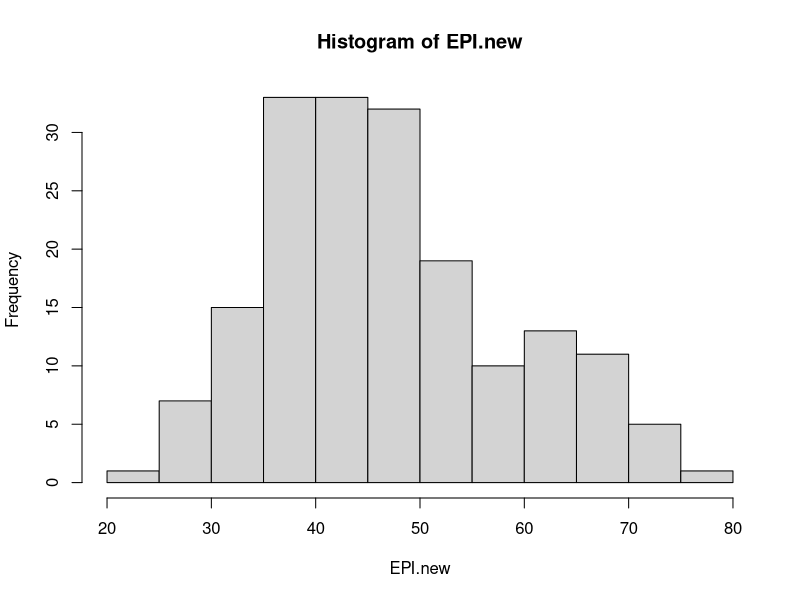
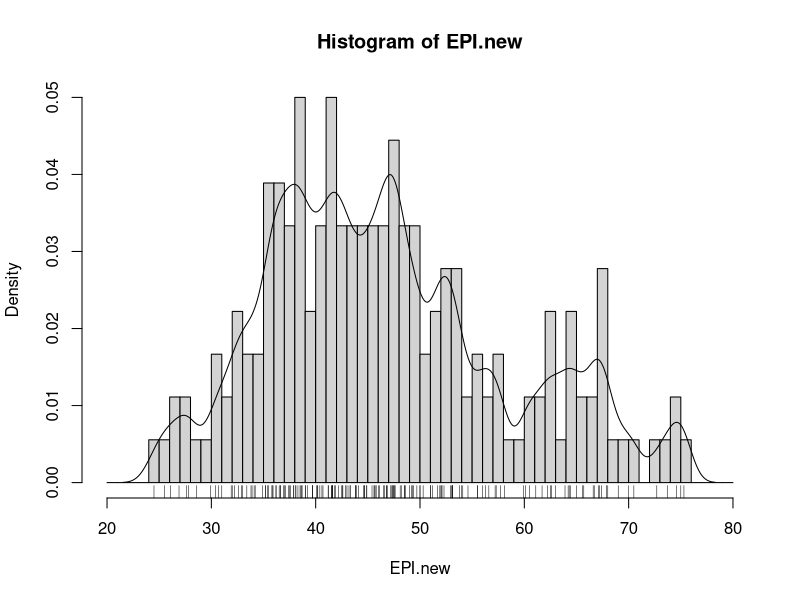
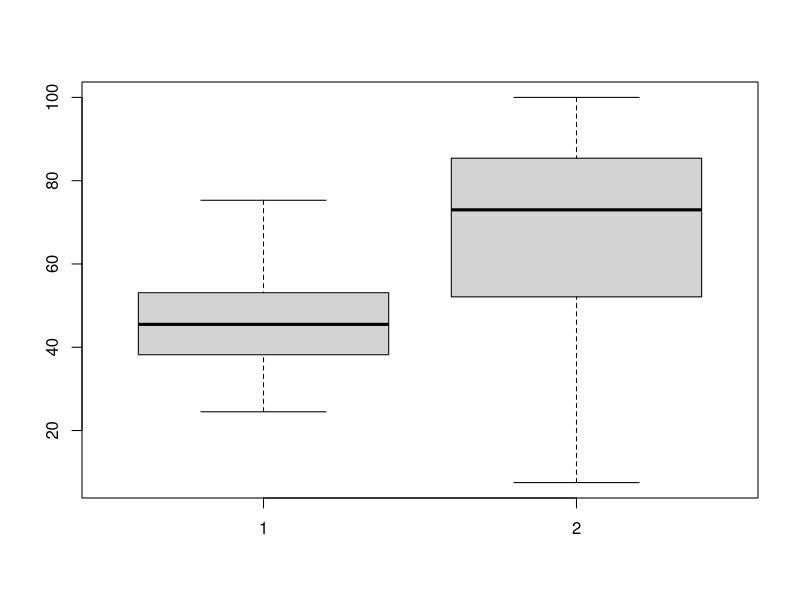
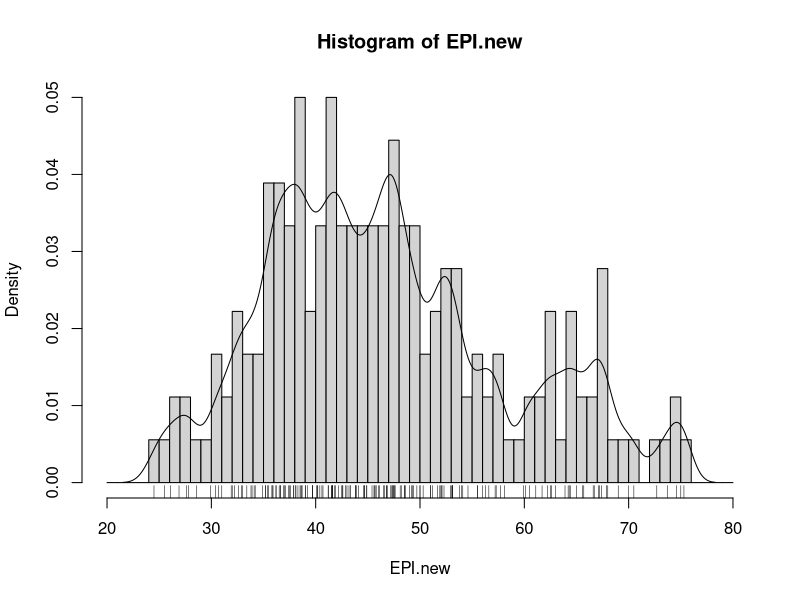
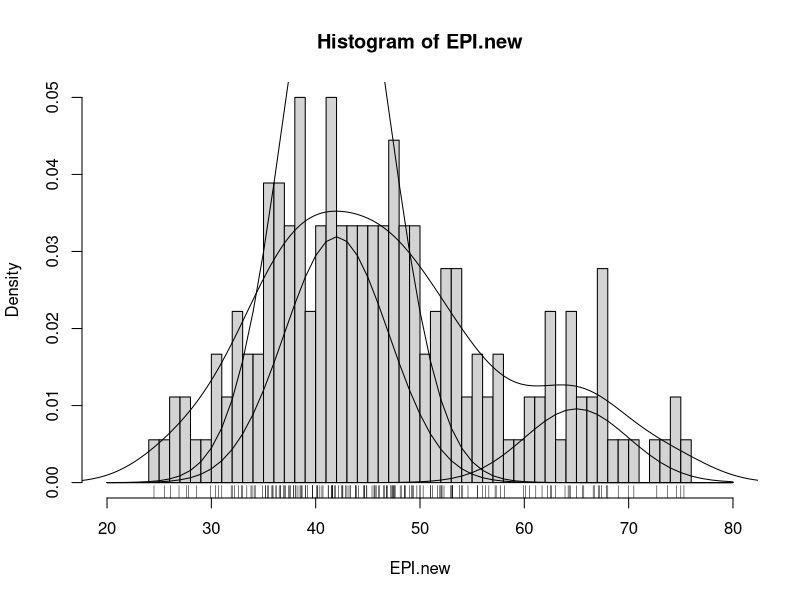
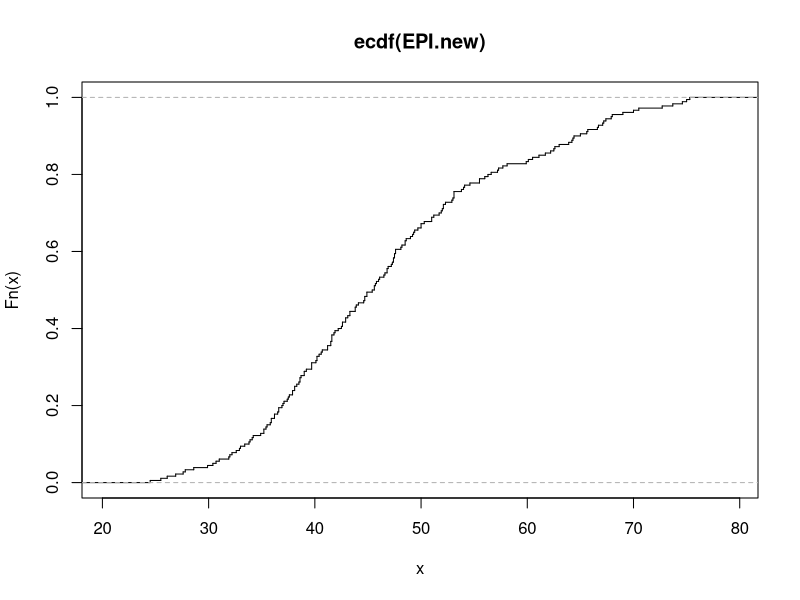
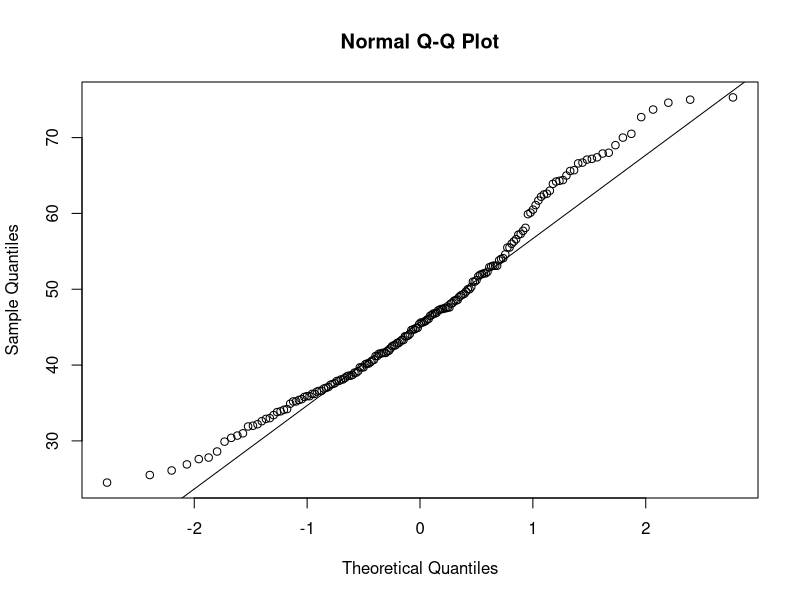
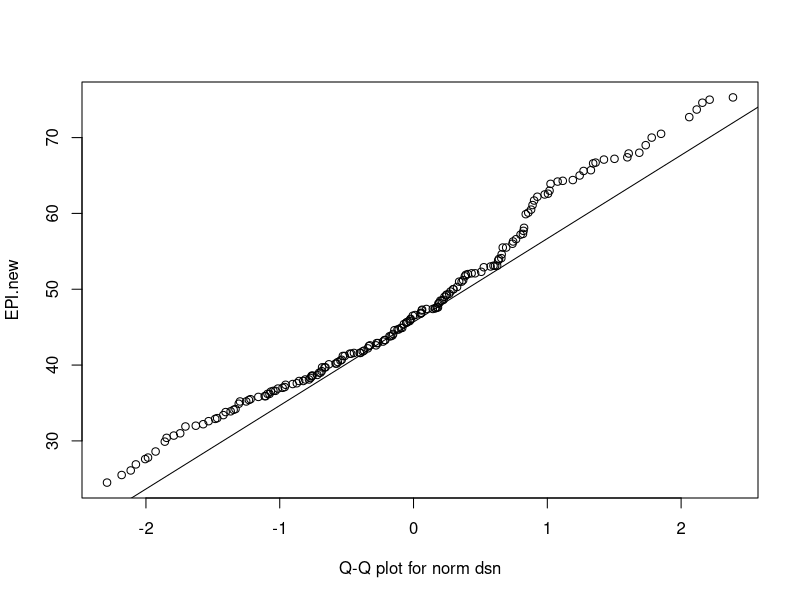

These figures' R source, in order:
# Reading Data
EPI_data <- read.csv("epi2024results06022024.csv")

attach(EPI_data)

EPI.new

#Cleaning Data
NAs <- is.na(EPI.new)

EPI.new.noNAs <- EPI.new[!NAs]

# Exercise 1
summary(EPI.new)
fivenum(EPI.new,na.rm=TRUE)
stem(EPI.new)
hist(EPI.new)

hist(EPI.new, seq(20., 80., 1.0), prob=TRUE)

lines(density(EPI.new,na.rm=TRUE,bw=1.))

rug(EPI.new)

boxplot(EPI.new, APO.new)

hist(EPI.new, seq(20., 80., 1.0), prob=TRUE)

lines (density(EPI.new,na.rm=TRUE,bw=1.))

rug(EPI.new)

hist(EPI.new, seq(20., 80., 1.0), prob=TRUE)

lines (density(EPI.new,na.rm=TRUE,bw="SJ")) 

rug(EPI.new)

x<-seq(20,80,1) 
q<- dnorm(x,mean=42, sd=5,log=FALSE) 
lines(x,q)
lines(x,.4*q) 
q<-dnorm(x,mean=65, sd=5,log=FALSE) 
lines(x,.12*q) 

# Exercise 2

plot(ecdf(EPI.new), do.points=FALSE, verticals=TRUE) 
qqnorm(EPI.new); qqline(EPI.new) 
qqplot(rnorm(250), EPI.new, xlab = "Q-Q plot for norm dsn") 
qqline(EPI.new)

qqplot(rt(250, df = 5), EPI.new, xlab = "Q-Q plot for t dsn") 
qqline(EPI.new)


plot(ecdf(APO.new), do.points=FALSE, verticals=TRUE) 
qqnorm(APO.new); qqline(APO.new) 
qqplot(rnorm(250), APO.new, xlab = "Q-Q plot for norm dsn") 
qqline(APO.new)

qqplot(rt(250, df = 5), APO.new, xlab = "Q-Q plot for t dsn") 
qqline(APO.new)


plot(ecdf(WRS.new), do.points=FALSE, verticals=TRUE) 
qqnorm(WRS.new); qqline(WRS.new) 
qqplot(rnorm(250), WRS.new, xlab = "Q-Q plot for norm dsn") 
qqline(WRS.new)

qqplot(rt(250, df = 5), WRS.new, xlab = "Q-Q plot for t dsn") 
qqline(WRS.new)


